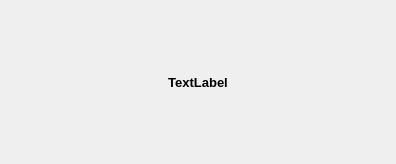
<?xml version="1.0" encoding="UTF-8"?>
<ui version="4.0">
 <class>NotificationWidget</class>
 <widget class="QWidget" name="NotificationWidget">
  <property name="geometry">
   <rect>
    <x>0</x>
    <y>0</y>
    <width>396</width>
    <height>164</height>
   </rect>
  </property>
  <property name="windowTitle">
   <string>Form</string>
  </property>
  <property name="type" stdset="0">
   <string>notification</string>
  </property>
  <layout class="QGridLayout" name="gridLayout">
   <item row="0" column="0">
    <widget class="QLabel" name="m_message_lbl">
     <property name="font">
      <font>
       <pointsize>10</pointsize>
       <weight>75</weight>
       <bold>true</bold>
      </font>
     </property>
     <property name="text">
      <string>TextLabel</string>
     </property>
     <property name="alignment">
      <set>Qt::AlignCenter</set>
     </property>
     <property name="wordWrap">
      <bool>true</bool>
     </property>
    </widget>
   </item>
  </layout>
 </widget>
 <resources/>
 <connections/>
</ui>
